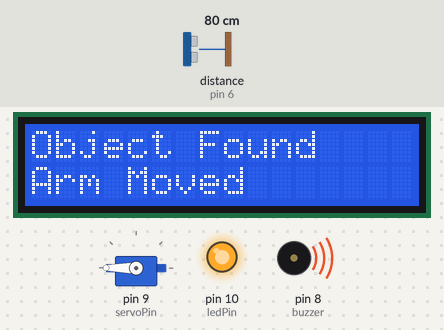
The sketch below on a simulated Arduino Uno, built with avr-gcc and run on an emulated ATmega328P. Parts: servo, 16×2 character LCD, output pins drawn as LEDs (lit = HIGH), buzzer (waves = sounding). Wiring (inferred from the names in the program): ultrasonic range finder: trigger pin 7; echo pin 6. The inputs (shaded band) are chosen by the test bench; at power-on: distance to the obstacle (sensor on pin 6) 80 cm. The echo pulse lasts 58.3 µs per cm; pins used as bus, display or sensor lines are not drawn; what the sketch prints to the serial monitor is not drawn.

Above: at 6.2 s.
6.3 s: distance to the obstacle (sensor on pin 6) set to 97 cm
13.5 s: distance to the obstacle (sensor on pin 6) set to 104 cm
At 19.5 s:
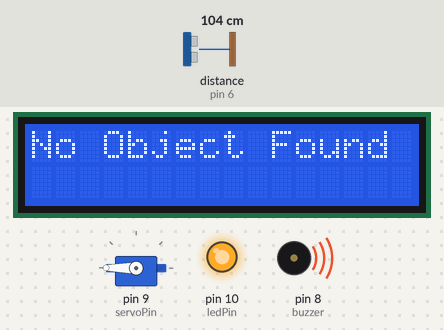
At 19.9 s:
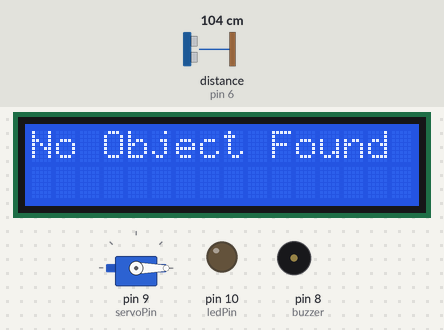
Timing chart, 0 to 21.4 s (numbered marks = the images above; inputs shaded):
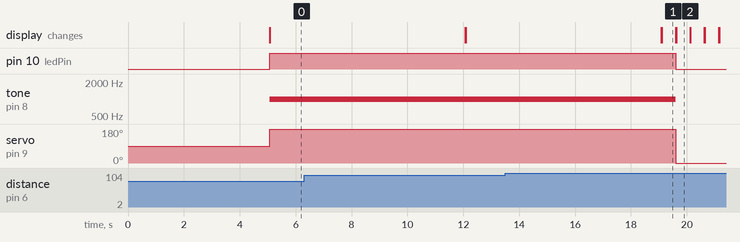

Measured:
- the behaviour switches between 100 and 101 cm on distance to the obstacle (sensor on pin 6) (found by bisection; images 0 and 1)
- after the input at 13.5 s, pin 10 (ledPin): HIGH → LOW after 6.1 s; tone on pin 8 (buzzer): 1000 Hz → silent after 6.1 s; servo on pin 9 (servoPin): 180° → 0° after 6.1 s; the display: first differs from a run without the input after 5.6 s (image 1)
- what the display in image 1 shows lasts 0.5 s, from 19.1 s to 19.6 s

The sketch:

Source_Code.ino
```cpp
/*  Ultrasonic Distance Sensor HC-SR04 With Servo Motor And LCD
 *
 *  GitHub URL - https://github.com/narayanvyas/Arduino-Ultrasonic-Distance-Sensor-HC-SR04-With-Servo-Motor-And-LCD
 *
 *  Developed By Web Dev Fusion
 *  URL - https://www.webdevfusion.com
 *
 * Components
 * ----------
 *  - Arduino Uno
 *  - Ultrasonic Distance Sensor
 *  - An LED
 *  - A 220 Ohm resistor for the LED
 *  - A Buzzer
 *  - A Servo Motor
 *  - A Potentiometer
 *  - a LCD
 *
 *  Libraries
 *  ---------
 *  - None
 *
 * Connections
 * -----------
 *  Break out    |    Arduino Uno
 *  --------------------------------------------
 *      Ultrasonic VCC            |        5V
 *      Ultrasonic GND            |        GND
 *      Ultrasonic Echo           |        6
 *      Ultrasonic Trigger        |        7
 *      Servo VCC VCC             |        5V
 *      Servo GND                 |        GND
 *      Servo Out                 |        9
 *      Buzzer GND                |        GND
 *      Buzzer Out                |        8
 *      LED                       |        10
 *
 *   LCD screen    |    Arduino Uno
 *  ---------------------------------
 *      1  (Vss)  |      GND
 *      2  (Vdd)  |      5V
 *      3  (VO)   |      Potentiometer
 *      4  (RS)   |      12
 *      5  (RW)   |      GND
 *      6  (E)    |      11
 *      7  (D0)   |      Not connected
 *      8  (D1)   |      Not connected
 *      9  (D2)   |      Not connected
 *      10 (D3)   |      Not connected
 *      11 (D4)   |      5
 *      12 (D5)   |      4
 *      13 (D6)   |      3
 *      14 (D7)   |      2
 *      15 (A)    |      5V
 *      16 (K)    |      GND
 *
 * Also connect an LED to simulate a controlled device.
 *           220 Ohm
 *    3 ----/\/\/\/\----(LED |)----GND
 *
 */

#include <Servo.h>      // Loading Servo Motor Header Files
#include <LiquidCrystal.h>

#define echoPin 6
#define trigPin 7
int ledPin   = 10;       // choose the pin for the LED
int buzzer = 8;         // choose pin for the buzzer
int servoPin = 9;       // Servo Pin

Servo Servo1;             // creating servo object

// initialize the library with the numbers of the interface pins
LiquidCrystal lcd(12, 11, 5, 4, 3, 2);

void setup() {
  Serial.begin (9600);
  pinMode(ledPin, OUTPUT);      // declare LED as output
  pinMode(trigPin, OUTPUT);
  pinMode(echoPin, INPUT);
  pinMode(buzzer, OUTPUT);     // declare buzzer as output
  Servo1.attach(servoPin);     // attaching servo pin
  // set up the LCD's number of columns and rows:
  lcd.begin(16, 2);
  lcd.write("Welcome");
  delay(5000);
  lcd.clear();
}

void loop() {
  long duration, distance;
  digitalWrite(trigPin, LOW);
  delayMicroseconds(2);
  digitalWrite(trigPin, HIGH);
  delayMicroseconds(10);
  digitalWrite(trigPin, LOW);
  duration = pulseIn(echoPin, HIGH);
  distance = (duration/2) / 29.1;

  if (distance >= 100 || distance <= 0){
    Serial.println("Out of range");
    lcd.clear();
    lcd.print("No Object Found");
    delay(500);
    lcd.clear();
    digitalWrite(ledPin, LOW); // turn LED OFF
    noTone(buzzer);
    Servo1.write(0);
  }
  else {
    Serial.print("Object is ");
    Serial.print(distance);
    Serial.print(" cm");
    Serial.println(" far from the machine");
    digitalWrite(ledPin, HIGH);  // turn LED ON
    tone(buzzer, 1000);
    Servo1.write(180);
    Serial.println("Arm Moved");
    lcd.write("Object Found");
    lcd.setCursor(0, 1);
    lcd.write("Arm Moved");
    delay(7000);
    lcd.clear();
  }
}
```
